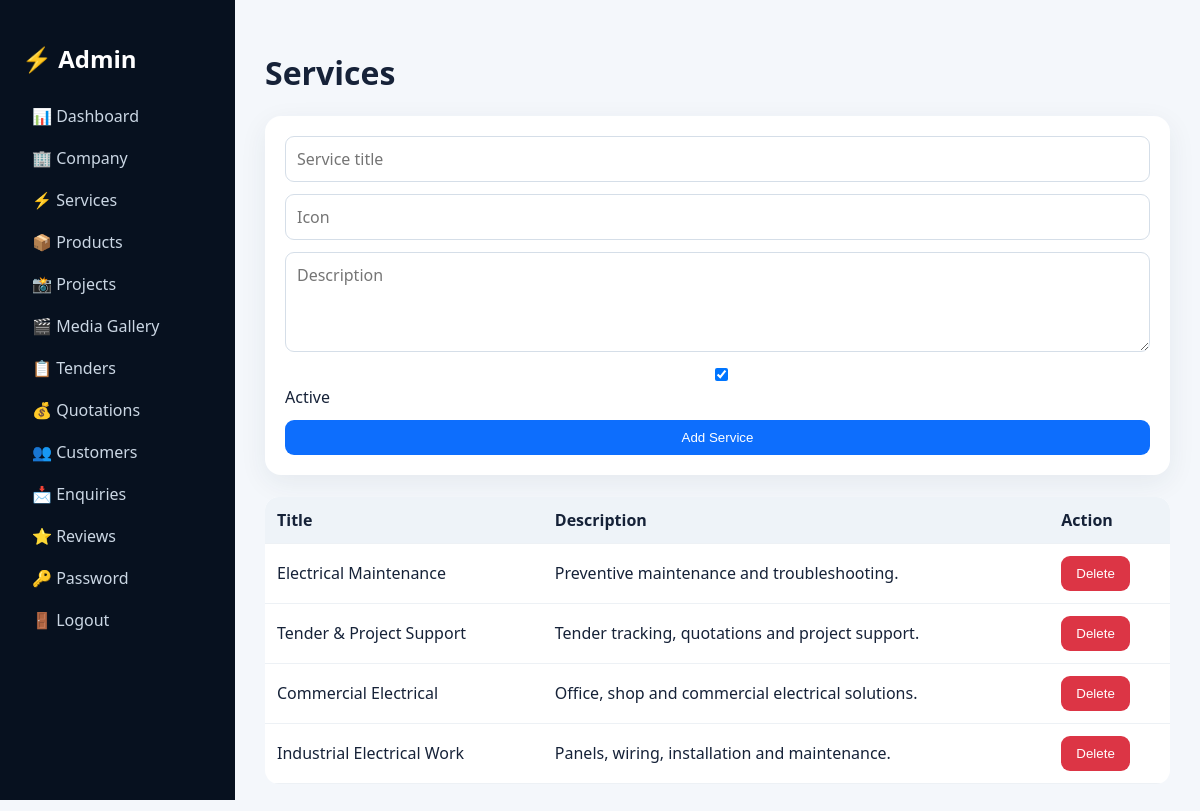
The page /admin/services (signed in) on the database as committed earlier.
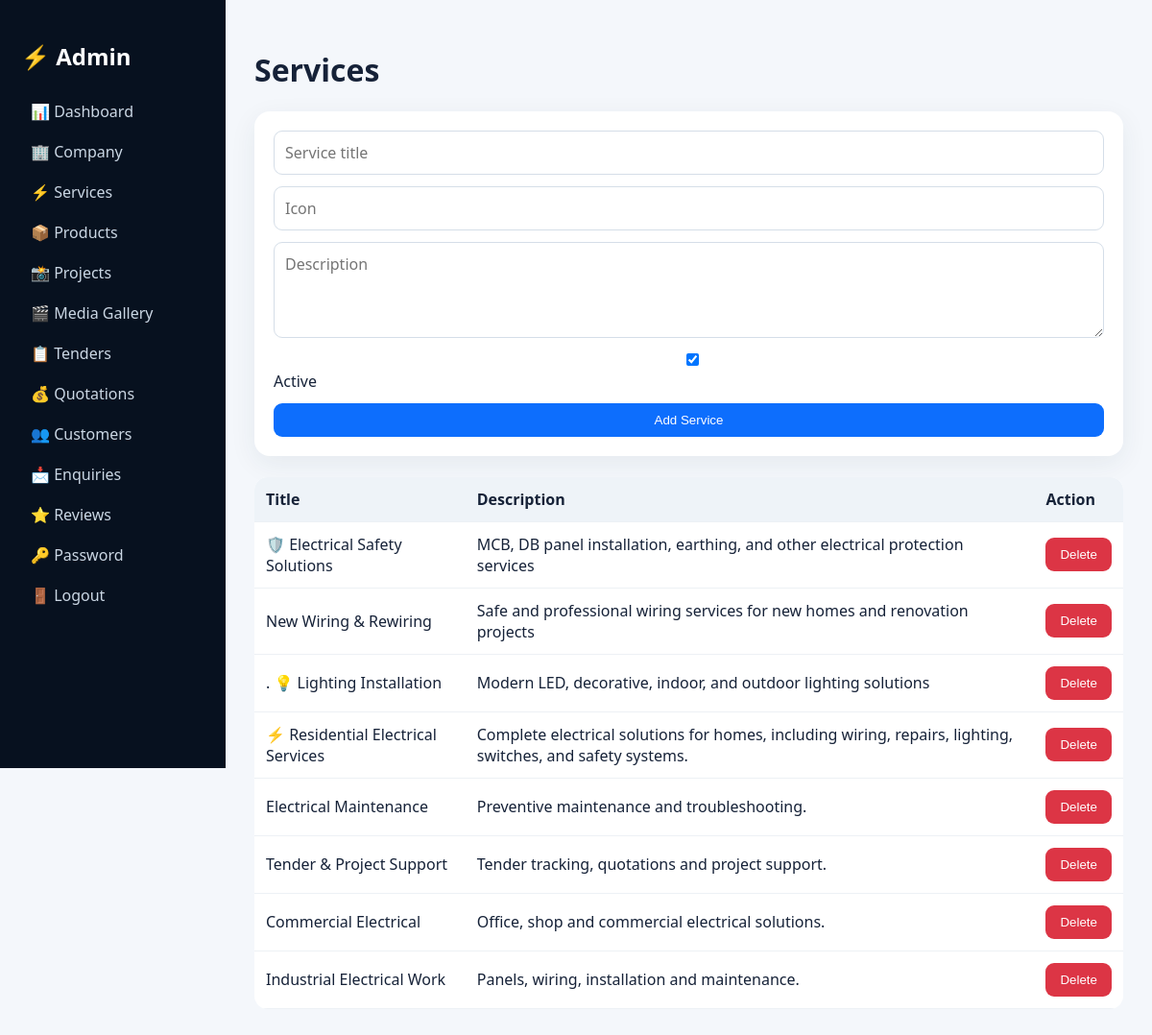
The same page on the database as committed later.
### electrical_business_pro/app.py (models this page shows)
class Service(db.Model):
 id=db.Column(db.Integer,primary_key=True); title=db.Column(db.String(150),nullable=False); description=db.Column(db.Text,default=''); icon=db.Column(db.String(20),default='⚡'); active=db.Column(db.Boolean,default=True)

### electrical_business_pro/app.py (the view)
@app.route('/admin/services',methods=['GET','POST'])
@auth
def admin_services():
 if request.method=='POST': db.session.add(Service(title=request.form['title'],description=request.form.get('description',''),icon=request.form.get('icon','⚡'),active=bool(request.form.get('active')))); db.session.commit(); return redirect(url_for('admin_services'))
 return render_template('admin/services.html',items=Service.query.order_by(Service.id.desc()).all())

### electrical_business_pro/app.py (called while the page is built)
def site():
 s=Setting.query.first()
 if not s: s=Setting(); db.session.add(s); db.session.commit()
 return s

@app.context_processor
def globals(): return {'site':site()}

def auth(f):
 @wraps(f)
 def w(*a,**k): return f(*a,**k) if session.get('admin_id') else redirect(url_for('login'))
 return w

### electrical_business_pro/templates/admin/services.html
{% extends 'admin/layout.html' %}{% block admin %}<h1>Services</h1><div class="card"><form method="post" class="form"><input name="title" placeholder="Service title" required><input name="icon" placeholder="Icon"><textarea name="description" placeholder="Description"></textarea><label><input type="checkbox" name="active" checked> Active</label><button class="btn">Add Service</button></form></div><br><div class="tablewrap"><table class="table"><tr><th>Title</th><th>Description</th><th>Action</th></tr>{% for x in items %}<tr><td>{{x.title}}</td><td>{{x.description}}</td><td><form method="post" action="{{url_for('service_delete',id=x.id)}}"><button class="btn danger">Delete</button></form></td></tr>{% endfor %}</table></div>{% endblock %}

Rows that differ between the two databases and show on the page:
added Service: title "🛡️ Electrical Safety Solutions", description "MCB, DB panel installation, earthing, and other electrical protection services"
added Service: title "New Wiring & Rewiring", description "Safe and professional wiring services for new homes and renovation projects"
added Service: title ". 💡 Lighting Installation", description "Modern LED, decorative, indoor, and outdoor lighting solutions"
added Service: title "⚡ Residential Electrical Services", description "Complete electrical solutions for homes, including wiring, repairs, lighting, switches, and safety systems."
